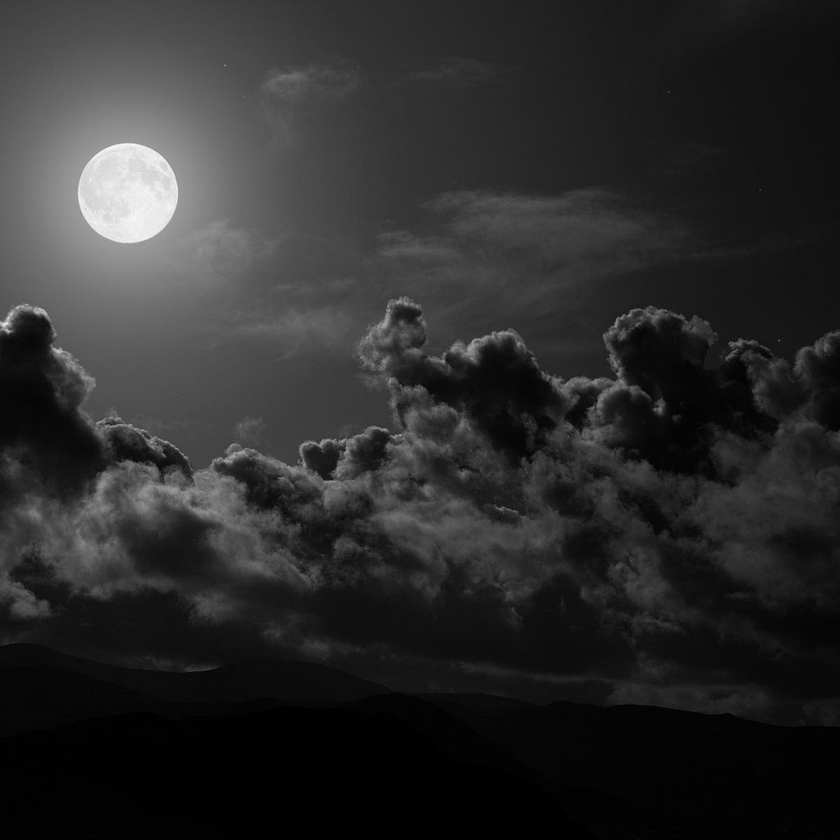
%> input picture image processing/EGCO486_LAB02_364/EGCO486_LAB02_364/moon_dark.bmp, 840 x 840 px, shrunk from 1024 x 1024 before the run
$ octave Procontouring.m   (GNU Octave 9; MATLAB toolbox functions it lacks are replaced by stand-ins)
%> lines starting %> are read from the running program, lines starting %| are printed output that depends on the picture; in (x1, y1, x2, y2) boxes, pixels count from 0 and x2, y2 are one past the last pixel; in counts of white or black regions, pixels touching at a corner belong together; the program's own positions count from 1
    moon=imread('moon_dark.bmp');
%> moon is the input picture: size 840x840 uint8; min 0, max 254, mean 44

    moon1=gray2ind(moon,256);
    moon2=gray2ind(moon,128);
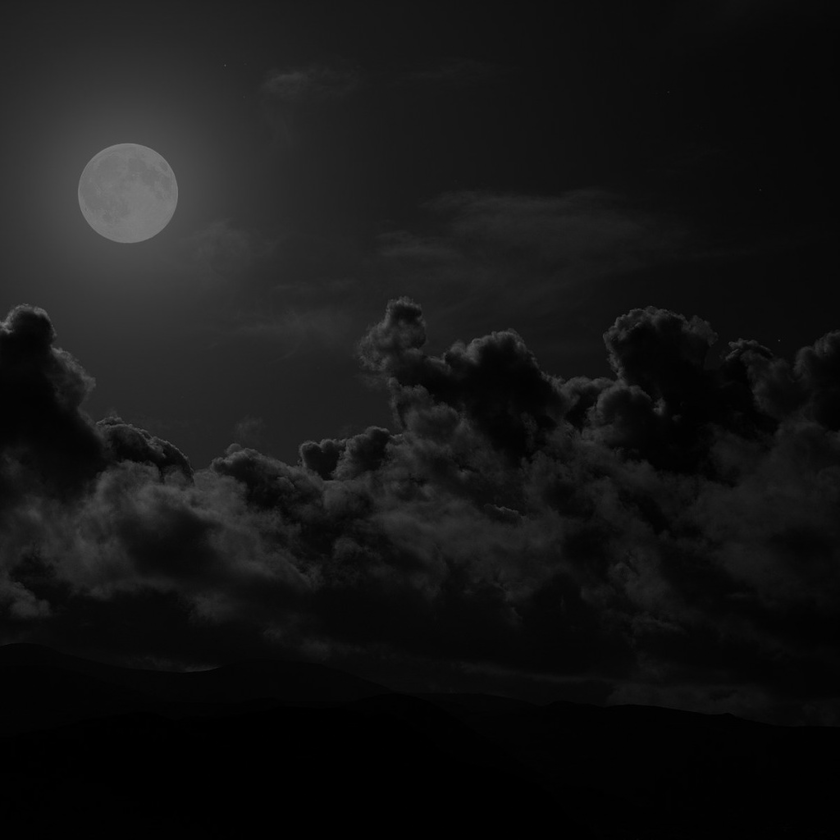
%> moon2: size 840x840 uint8; min 0, max 127, mean 21.7
    moon3=gray2ind(moon,64);
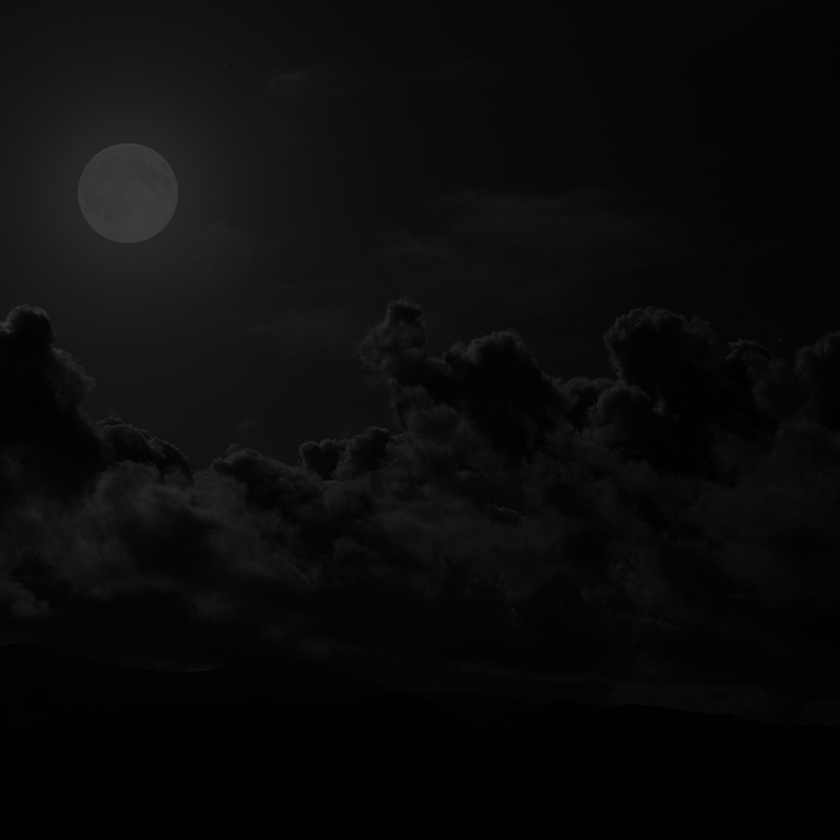
%> moon3: size 840x840 uint8; min 0, max 63, mean 10.8
    moon4=gray2ind(moon,32);
    moon5=gray2ind(moon,16);
    moon6=gray2ind(moon,8);
    moon7=gray2ind(moon,4);
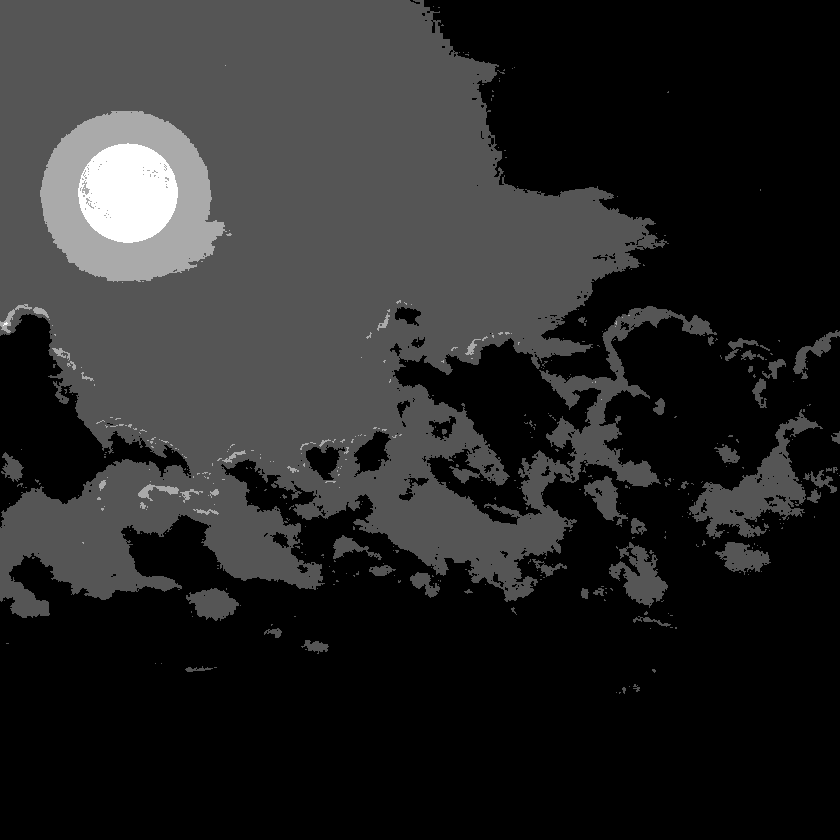
%> moon7: size 840x840 uint8; min 0, max 3, mean 0.463; drawn with min black and max white
    moon8=gray2ind(moon,2);
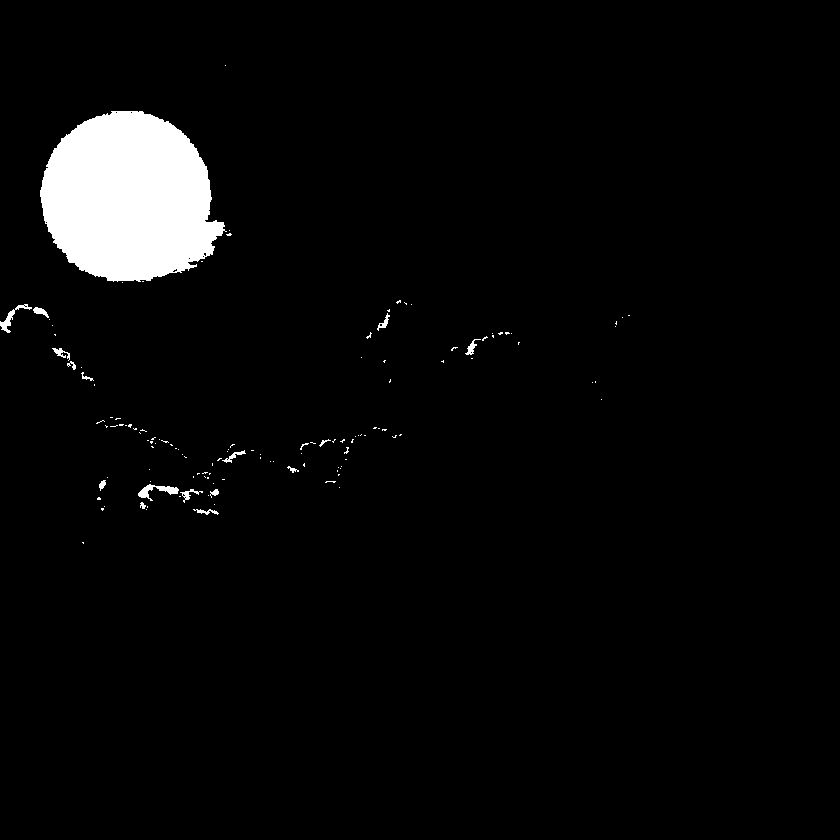
%> moon8: size 840x840 uint8; values 0 (black) and 1 (white), 3.6% white; 131 white regions (114 under 20 px), largest, box (x1, y1, x2, y2) and area: (40, 111, 227, 282) 23724, (138, 484, 179, 501) 258, (0, 304, 32, 333) 203

    figure
    subplot(2,4,1);imshow(moon1,[]);title('256 grey level');
    subplot(2,4,2);imshow(moon2,[]);title('128 grey level');
    subplot(2,4,3);imshow(moon3,[]);title('64 grey level');
    subplot(2,4,4);imshow(moon4,[]);title('32 grey level');
    subplot(2,4,5);imshow(moon5,[]);title('16 grey level');
    subplot(2,4,6);imshow(moon6,[]);title('8 grey level');
    subplot(2,4,7);imshow(moon7,[]);title('4 grey level');
    subplot(2,4,8);imshow(moon8,[]);title('2 grey level');
